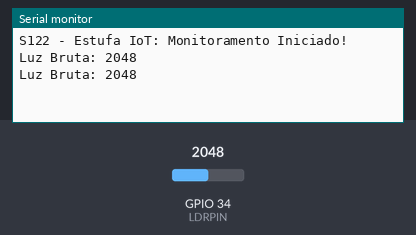
This sketch was run on a simulated ESP32. Shown: the last lines printed to the serial monitor. The test bench sets the inputs (shaded band); at power-on: GPIO 34 (LDRPIN) = 2048.

Above: at 2.8 s.
2.9 s: GPIO 34 (LDRPIN) set to 2866
At 4.8 s:
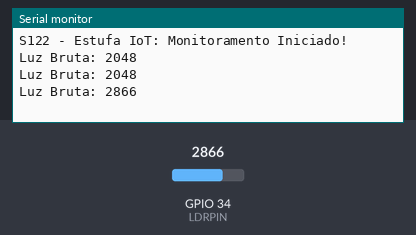
5.6 s: GPIO 34 (LDRPIN) set to 3603
At 6.3 s:
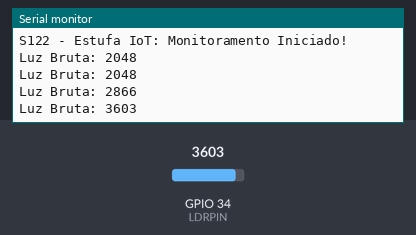
Timing chart, 0 to 8.6 s (numbered marks = the images above; inputs shaded):
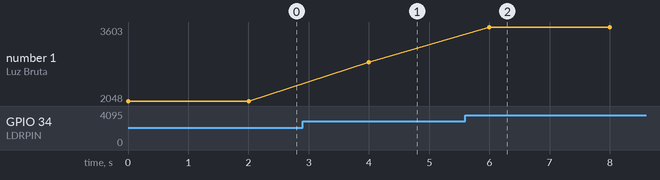

Measured:
- after the input at 2.9 s, the serial monitor: prints a new line after 1.1 s (image 1)
- after the input at 5.6 s, the serial monitor: prints a new line after 0.40 s (image 2)
- plotted number 1: 2048 → 2866 after the input at 2.9 s, 2866 → 3603 after the input at 5.6 s

The sketch:

sketch.ino
```cpp
/**
 * LAB 05: Sensores e Comunicação Serial
 * UC S122 - Internet das Coisas | SENAI Porto Alegre
 *
 * Este arquivo serve como ponto de partida (Template).
 * Siga as instrucoes do README para completar o circuito.
 */

// ========================================================
// [TAG] DEFINICOES: bibliotecas, pinos e objetos
// ========================================================
// PASSO 3: Insira a biblioteca do DHT e declare seu objeto de controle
// Dica: Pino 15 para o DHT22

// LDR no pino analogico 34 (ADC1)
#define LDRPIN 34

void setup() {
  // Inicializa o Monitor Serial para logs
  Serial.begin(115200);
  Serial.println(
    "S122 - Estufa IoT: Monitoramento Iniciado!"
  );

  // ======================================================
  // [TAG] SETUP_INICIAL: configuracoes de hardware
  // ======================================================
  // PASSO 3: Inicialize o sensor DHT
}

void loop() {
  // ======================================================
  // [TAG] PROCESSAMENTO: leituras e conversoes
  // ======================================================

  // PASSO 1: Faça a leitura bruta do LDR
  int luzRaw = analogRead(LDRPIN);

  // PASSO 2: Converta a leitura em porcentagem (0-100%)
  // O ADC do ESP32 tem resolucao de 12 bits (0 a 4095)!
  // int luzPerc = map(..., ..., ..., ..., ...);

  // PASSO 3: Faça a leitura de temperatura do sensor DHT22
  // float temp = ...

  // ======================================================
  // [TAG] SAIDA_SERIAL: exiba os dados formatados
  // ======================================================

  // Impressao dos resultados na Serial
  Serial.print("Luz Bruta: ");
  Serial.print(luzRaw);
  // Serial.print(" | Luz: ");
  // Serial.print(luzPerc); Serial.print("%");
  // Serial.print(" | Temp: ");
  // Serial.print(temp); Serial.println("C");
  Serial.println();

  delay(2000); // Intervalo minimo do DHT22
}
```
